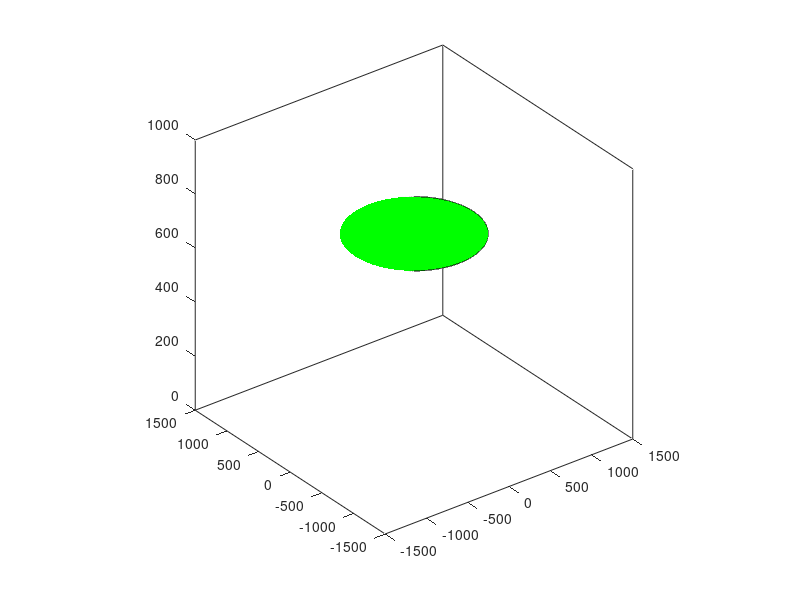

This figure's MATLAB source: (Note: this script raises an error after producing the figure.)
clc;clear all;

rotate3d;
R = input('Enter the point on the road: '); 
radius = sqrt(1000^2 - 700^2);center = R + [0,0,700];
normal = [0,0,1];
theta=0:0.0001:2*pi;
v=null(normal);
points=repmat(center',1,size(theta,2))+radius*(v(:,1)*cos(theta)+v(:,2)*sin(theta));
%plot3(points(1,:),points(2,:),points(3,:),'r-');
fill3(points(1,:), points(2,:), points(3,:), 'g')
hold on
axis([-1500 1500 -1500 1500 0 1000]);
axis('square');

a = [380,375,0];
l = 220;w =  180;h1 = 100;
a1 = a + [w/2,l/2,h1];
a2 = a + [w/2,-l/2,h1];
a3 = a + [-w/2,-l/2,h1];
a4 = a + [-w/2,l/2,h1];
syms x y z;
P = [x,y,z];
plane = z - 2700;
syms t;
linea1 = R +t*(a1-R);linea2 = R +t*(a2-R);linea3 = R +t*(a3-R);linea4 = R +t*(a4-R);
funca1 = subs(plane, P, linea1);
funca2 = subs(plane, P, linea2);
funca3 = subs(plane, P, linea3);
funca4 = subs(plane, P, linea4);
ta1 = solve(funca1);ta2 = solve(funca2);ta3 = solve(funca3);ta4 = solve(funca4);
plot3(0,0,0);
Pa1 = subs(linea1,t,ta1);Pa2 = subs(linea2,t,ta2);Pa3 = subs(linea3,t,ta3);Pa4 = subs(linea4,t,ta4);
if (R(1,1)<=a3(1,1)) && (R(1,2)<=a4(1,2)) && (R(1,2) >= a3(1,2) && R(1,1))
    Pa1 = Pa1 + [10000,10000,0];Pa2 = Pa2 + [10000,-10000,0];Pa3 = Pa3 + [0,-10000,0];Pa4 = Pa4 + [0,10000,0];
end
if (R(1,1)<=a3(1,1)) && (R(1,2)<=a4(1,2)) && (R(1,2) <= a3(1,2))
   Pa1 = Pa1 + [10000,10000,0];Pa2 = Pa2 + [10000,0,0];Pa4 = Pa4 + [0,10000,0];
end
if (R(1,1)<=a3(1,1)) && (R(1,2)>=a4(1,2)) && (R(1,2) >= a3(1,2))
   Pa1 = Pa1 + [10000,0,0];Pa2 = Pa2 + [10000,-10000,0];Pa3 = Pa3 + [0,-10000,0];
end
if (R(1,1)>a3(1,1)) && (R(1,2)<=a4(1,2)) && (R(1,2) >= a3(1,2))
    Pa1 = Pa1 + [0,10000,0];Pa2 = Pa2 + [0,-10000,0];Pa3 = Pa3 + [-10000,-10000,0];Pa4 = Pa4 + [-10000,10000,0];
end
if (R(1,1)>a3(1,1)) && (R(1,1)>a2(1,1)) && (R(1,2)<=a4(1,2)) && (R(1,2) <= a3(1,2))
   Pa1 = Pa1 + [0,10000,0];Pa3 = Pa3 + [-10000,0,0];Pa4 = Pa4 + [10000,10000,0];
end
if (R(1,1)>a3(1,1)) && (R(1,1)>a2(1,1)) && (R(1,2)>=a4(1,2)) && (R(1,2) >= a3(1,2))
   Pa2 = Pa2 + [0,-10000,0];Pa3 = Pa3 + [-10000,-10000,0];Pa4 = Pa4 + [-10000,0,0];
end
if (R(1,1)>a3(1,1)) && (R(1,1)<a2(1,1)) && (R(1,2)<=a4(1,2)) && (R(1,2) <= a3(1,2))
   Pa1 = Pa1 + [10000,10000,0];Pa2 = Pa2 + [10000,0,0];Pa3 = Pa3 + [-10000,0,0];Pa4 = Pa4 + [-10000,10000,0];
end
if (R(1,1)>a3(1,1)) && (R(1,1)<a2(1,1)) && (R(1,2)>=a4(1,2)) && (R(1,2) >= a3(1,2))
   Pa1 = Pa1 + [10000,0,0];Pa2 = Pa2 + [10000,-10000,0];Pa3 = Pa3 + [-10000,-10000,0];Pa4 = Pa4 + [-10000,0,0];
end

    
X = [ Pa1(1,1)  Pa2(1,1)  Pa3(1,1)   Pa4(1,1)];
Y = [Pa1(1,2) Pa2(1,2) Pa3(1,2) Pa4(1,2)];
Z = [Pa1(1,3) Pa2(1,3) Pa3(1,3) Pa4(1,3)];

patch(X,Y,Z,'red')

hold on

R = [0,0,0];
a = [380,125,0];
l = 220;w =  180;h1 = 300;
a1 = a + [w/2,l/2,h1];
a2 = a + [w/2,-l/2,h1];
a3 = a + [-w/2,-l/2,h1];
a4 = a + [-w/2,l/2,h1];
syms x y z;
P = [x,y,z];
plane = z - 2700;
syms t;
linea1 = R +t*(a1-R);linea2 = R +t*(a2-R);linea3 = R +t*(a3-R);linea4 = R +t*(a4-R);
funca1 = subs(plane, P, linea1);
funca2 = subs(plane, P, linea2);
funca3 = subs(plane, P, linea3);
funca4 = subs(plane, P, linea4);
ta1 = solve(funca1);ta2 = solve(funca2);ta3 = solve(funca3);ta4 = solve(funca4);
plot3(0,0,0);
Pa1 = subs(linea1,t,ta1);Pa2 = subs(linea2,t,ta2);Pa3 = subs(linea3,t,ta3);Pa4 = subs(linea4,t,ta4);
if (R(1,1)<=a3(1,1)) && (R(1,2)<=a4(1,2)) && (R(1,2) >= a3(1,2) && R(1,1))
    Pa1 = Pa1 + [10000,10000,0];Pa2 = Pa2 + [10000,-10000,0];Pa3 = Pa3 + [0,-10000,0];Pa4 = Pa4 + [0,10000,0];
end
if (R(1,1)<=a3(1,1)) && (R(1,2)<=a4(1,2)) && (R(1,2) <= a3(1,2))
   Pa1 = Pa1 + [10000,10000,0];Pa2 = Pa2 + [10000,0,0];Pa4 = Pa4 + [0,10000,0];
end
if (R(1,1)<=a3(1,1)) && (R(1,2)>=a4(1,2)) && (R(1,2) >= a3(1,2))
   Pa1 = Pa1 + [10000,0,0];Pa2 = Pa2 + [10000,-10000,0];Pa3 = Pa3 + [0,-10000,0];
end
if (R(1,1)>a3(1,1)) && (R(1,2)<=a4(1,2)) && (R(1,2) >= a3(1,2))
    Pa1 = Pa1 + [0,10000,0];Pa2 = Pa2 + [0,-10000,0];Pa3 = Pa3 + [-10000,-10000,0];Pa4 = Pa4 + [-10000,10000,0];
end
if (R(1,1)>a3(1,1)) && (R(1,1)>a2(1,1)) && (R(1,2)<=a4(1,2)) && (R(1,2) <= a3(1,2))
   Pa1 = Pa1 + [0,10000,0];Pa3 = Pa3 + [-10000,0,0];Pa4 = Pa4 + [10000,10000,0];
end
if (R(1,1)>a3(1,1)) && (R(1,1)>a2(1,1)) && (R(1,2)>=a4(1,2)) && (R(1,2) >= a3(1,2))
   Pa2 = Pa2 + [0,-10000,0];Pa3 = Pa3 + [-10000,-10000,0];Pa4 = Pa4 + [-10000,0,0];
end
if (R(1,1)>a3(1,1)) && (R(1,1)<a2(1,1)) && (R(1,2)<=a4(1,2)) && (R(1,2) <= a3(1,2))
   Pa1 = Pa1 + [10000,10000,0];Pa2 = Pa2 + [10000,0,0];Pa3 = Pa3 + [-10000,0,0];Pa4 = Pa4 + [-10000,10000,0];
end
if (R(1,1)>a3(1,1)) && (R(1,1)<a2(1,1)) && (R(1,2)>=a4(1,2)) && (R(1,2) >= a3(1,2))
   Pa1 = Pa1 + [10000,0,0];Pa2 = Pa2 + [10000,-10000,0];Pa3 = Pa3 + [-10000,-10000,0];Pa4 = Pa4 + [-10000,0,0];
end

X = [ Pa1(1,1)  Pa2(1,1)  Pa3(1,1)   Pa4(1,1)];
Y = [Pa1(1,2) Pa2(1,2) Pa3(1,2) Pa4(1,2)];
Z = [Pa1(1,3) Pa2(1,3) Pa3(1,3) Pa4(1,3)];

patch(X,Y,Z,'red')

hold on

R = [0,0,0];
a = [120,125,0];
l = 220;w =  180;h1 = 200;
a1 = a + [w/2,l/2,h1];
a2 = a + [w/2,-l/2,h1];
a3 = a + [-w/2,-l/2,h1];
a4 = a + [-w/2,l/2,h1];
syms x y z;
P = [x,y,z];
plane = z - 2700;
syms t;
linea1 = R +t*(a1-R);linea2 = R +t*(a2-R);linea3 = R +t*(a3-R);linea4 = R +t*(a4-R);
funca1 = subs(plane, P, linea1);
funca2 = subs(plane, P, linea2);
funca3 = subs(plane, P, linea3);
funca4 = subs(plane, P, linea4);
ta1 = solve(funca1);ta2 = solve(funca2);ta3 = solve(funca3);ta4 = solve(funca4);
plot3(0,0,0);
Pa1 = subs(linea1,t,ta1);Pa2 = subs(linea2,t,ta2);Pa3 = subs(linea3,t,ta3);Pa4 = subs(linea4,t,ta4);
if (R(1,1)<=a3(1,1)) && (R(1,2)<=a4(1,2)) && (R(1,2) >= a3(1,2) && R(1,1))
    Pa1 = Pa1 + [10000,10000,0];Pa2 = Pa2 + [10000,-10000,0];Pa3 = Pa3 + [0,-10000,0];Pa4 = Pa4 + [0,10000,0];
end
if (R(1,1)<=a3(1,1)) && (R(1,2)<=a4(1,2)) && (R(1,2) <= a3(1,2))
   Pa1 = Pa1 + [10000,10000,0];Pa2 = Pa2 + [10000,0,0];Pa4 = Pa4 + [0,10000,0];
end
if (R(1,1)<=a3(1,1)) && (R(1,2)>=a4(1,2)) && (R(1,2) >= a3(1,2))
   Pa1 = Pa1 + [10000,0,0];Pa2 = Pa2 + [10000,-10000,0];Pa3 = Pa3 + [0,-10000,0];
end
if (R(1,1)>a3(1,1)) && (R(1,2)<=a4(1,2)) && (R(1,2) >= a3(1,2))
    Pa1 = Pa1 + [0,10000,0];Pa2 = Pa2 + [0,-10000,0];Pa3 = Pa3 + [-10000,-10000,0];Pa4 = Pa4 + [-10000,10000,0];
end
if (R(1,1)>a3(1,1)) && (R(1,1)>a2(1,1)) && (R(1,2)<=a4(1,2)) && (R(1,2) <= a3(1,2))
   Pa1 = Pa1 + [0,10000,0];Pa3 = Pa3 + [-10000,0,0];Pa4 = Pa4 + [10000,10000,0];
end
if (R(1,1)>a3(1,1)) && (R(1,1)>a2(1,1)) && (R(1,2)>=a4(1,2)) && (R(1,2) >= a3(1,2))
   Pa2 = Pa2 + [0,-10000,0];Pa3 = Pa3 + [-10000,-10000,0];Pa4 = Pa4 + [-10000,0,0];
end
if (R(1,1)>a3(1,1)) && (R(1,1)<a2(1,1)) && (R(1,2)<=a4(1,2)) && (R(1,2) <= a3(1,2))
   Pa1 = Pa1 + [10000,10000,0];Pa2 = Pa2 + [10000,0,0];Pa3 = Pa3 + [-10000,0,0];Pa4 = Pa4 + [-10000,10000,0];
end
if (R(1,1)>a3(1,1)) && (R(1,1)<a2(1,1)) && (R(1,2)>=a4(1,2)) && (R(1,2) >= a3(1,2))
   Pa1 = Pa1 + [10000,0,0];Pa2 = Pa2 + [10000,-10000,0];Pa3 = Pa3 + [-10000,-10000,0];Pa4 = Pa4 + [-10000,0,0];
end
    
X = [ Pa1(1,1)  Pa2(1,1)  Pa3(1,1)   Pa4(1,1)];
Y = [Pa1(1,2) Pa2(1,2) Pa3(1,2) Pa4(1,2)];
Z = [Pa1(1,3) Pa2(1,3) Pa3(1,3) Pa4(1,3)];

patch(X,Y,Z,'red')

hold on

R = [0,0,0];
a = [120,375,0];
l = 220;w =  180;h1 = 250;
a1 = a + [w/2,l/2,h1];
a2 = a + [w/2,-l/2,h1];
a3 = a + [-w/2,-l/2,h1];
a4 = a + [-w/2,l/2,h1];
syms x y z;
P = [x,y,z];
plane = z - 2700;
syms t;
linea1 = R +t*(a1-R);linea2 = R +t*(a2-R);linea3 = R +t*(a3-R);linea4 = R +t*(a4-R);
funca1 = subs(plane, P, linea1);
funca2 = subs(plane, P, linea2);
funca3 = subs(plane, P, linea3);
funca4 = subs(plane, P, linea4);
ta1 = solve(funca1);ta2 = solve(funca2);ta3 = solve(funca3);ta4 = solve(funca4);
plot3(0,0,0);
Pa1 = subs(linea1,t,ta1);Pa2 = subs(linea2,t,ta2);Pa3 = subs(linea3,t,ta3);Pa4 = subs(linea4,t,ta4);
if (R(1,1)<=a3(1,1)) && (R(1,2)<=a4(1,2)) && (R(1,2) >= a3(1,2) && R(1,1))
    Pa1 = Pa1 + [10000,10000,0];Pa2 = Pa2 + [10000,-10000,0];Pa3 = Pa3 + [0,-10000,0];Pa4 = Pa4 + [0,10000,0];
end
if (R(1,1)<=a3(1,1)) && (R(1,2)<=a4(1,2)) && (R(1,2) <= a3(1,2))
   Pa1 = Pa1 + [10000,10000,0];Pa2 = Pa2 + [10000,0,0];Pa4 = Pa4 + [0,10000,0];
end
if (R(1,1)<=a3(1,1)) && (R(1,2)>=a4(1,2)) && (R(1,2) >= a3(1,2))
   Pa1 = Pa1 + [10000,0,0];Pa2 = Pa2 + [10000,-10000,0];Pa3 = Pa3 + [0,-10000,0];
end
if (R(1,1)>a3(1,1)) && (R(1,2)<=a4(1,2)) && (R(1,2) >= a3(1,2))
    Pa1 = Pa1 + [0,10000,0];Pa2 = Pa2 + [0,-10000,0];Pa3 = Pa3 + [-10000,-10000,0];Pa4 = Pa4 + [-10000,10000,0];
end
if (R(1,1)>a3(1,1)) && (R(1,1)>a2(1,1)) && (R(1,2)<=a4(1,2)) && (R(1,2) <= a3(1,2))
   Pa1 = Pa1 + [0,10000,0];Pa3 = Pa3 + [-10000,0,0];Pa4 = Pa4 + [10000,10000,0];
end
if (R(1,1)>a3(1,1)) && (R(1,1)>a2(1,1)) && (R(1,2)>=a4(1,2)) && (R(1,2) >= a3(1,2))
   Pa2 = Pa2 + [0,-10000,0];Pa3 = Pa3 + [-10000,-10000,0];Pa4 = Pa4 + [-10000,0,0];
end
if (R(1,1)>a3(1,1)) && (R(1,1)<a2(1,1)) && (R(1,2)<=a4(1,2)) && (R(1,2) <= a3(1,2))
   Pa1 = Pa1 + [10000,10000,0];Pa2 = Pa2 + [10000,0,0];Pa3 = Pa3 + [-10000,0,0];Pa4 = Pa4 + [-10000,10000,0];
end
if (R(1,1)>a3(1,1)) && (R(1,1)<a2(1,1)) && (R(1,2)>=a4(1,2)) && (R(1,2) >= a3(1,2))
   Pa1 = Pa1 + [10000,0,0];Pa2 = Pa2 + [10000,-10000,0];Pa3 = Pa3 + [-10000,-10000,0];Pa4 = Pa4 + [-10000,0,0];
end
    
%p1 = [Pa1;Pa2;Pa3;Pa4; Pa1];
%line(p1(:,1), p1(:,2), p1(:,3));
X = [ Pa1(1,1)  Pa2(1,1)  Pa3(1,1)   Pa4(1,1)];
Y = [Pa1(1,2) Pa2(1,2) Pa3(1,2) Pa4(1,2)];
Z = [Pa1(1,3) Pa2(1,3) Pa3(1,3) Pa4(1,3)];

patch(X,Y,Z,'red')

%hold on 
%rectangle(['Position',0,0,500,500]);



